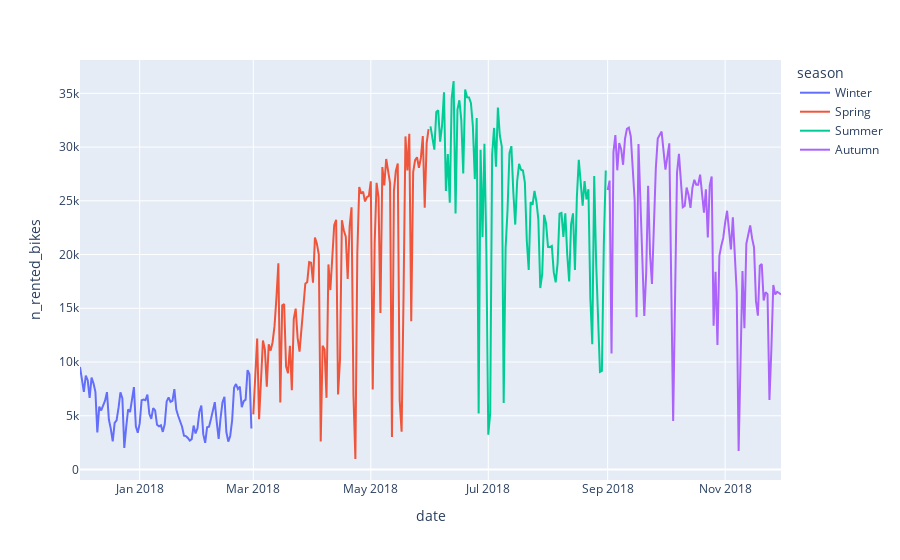

Write notebook code for a chart like this one.
### Code cell
# Copy the previous chain of manipulations and add season as a variable to group by
by_day_season = df.groupby(["date", "season"], as_index=False).agg({"n_rented_bikes": "sum"})

# Copy the code for the previous line plot and map season to color
px.line(by_day_season, x='date', y='n_rented_bikes', color='season')
